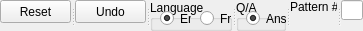
     <widget class="QSplitter" name="splitter">
      <property name="minimumSize">
       <size>
        <width>0</width>
        <height>31</height>
       </size>
      </property>
      <property name="maximumSize">
       <size>
        <width>16777215</width>
        <height>23</height>
       </size>
      </property>
      <property name="orientation">
       <enum>Qt::Horizontal</enum>
      </property>
      <widget class="QPushButton" name="resetButton">
       <property name="maximumSize">
        <size>
         <width>71</width>
         <height>23</height>
        </size>
       </property>
       <property name="mouseTracking">
        <bool>false</bool>
       </property>
       <property name="autoFillBackground">
        <bool>false</bool>
       </property>
       <property name="text">
        <string>Reset</string>
       </property>
      </widget>
      <widget class="QPushButton" name="undoButton">
       <property name="maximumSize">
        <size>
         <width>71</width>
         <height>23</height>
        </size>
       </property>
       <property name="text">
        <string>Undo</string>
       </property>
      </widget>
      <widget class="QGroupBox" name="groupBox">
       <property name="sizePolicy">
        <sizepolicy hsizetype="Maximum" vsizetype="Maximum">
         <horstretch>0</horstretch>
         <verstretch>0</verstretch>
        </sizepolicy>
       </property>
       <property name="maximumSize">
        <size>
         <width>131</width>
         <height>31</height>
        </size>
       </property>
       <property name="title">
        <string>Language</string>
       </property>
       <widget class="QRadioButton" name="EnRadioButton">
        <property name="geometry">
         <rect>
          <x>10</x>
          <y>10</y>
          <width>31</width>
          <height>17</height>
         </rect>
        </property>
        <property name="text">
         <string>En</string>
        </property>
        <property name="checked">
         <bool>true</bool>
        </property>
       </widget>
       <widget class="QRadioButton" name="FrRadioButton">
        <property name="geometry">
         <rect>
          <x>50</x>
          <y>10</y>
          <width>31</width>
          <height>17</height>
         </rect>
        </property>
        <property name="text">
         <string>Fr</string>
        </property>
       </widget>
       <widget class="QRadioButton" name="DeRadioButton">
        <property name="geometry">
         <rect>
          <x>90</x>
          <y>10</y>
          <width>31</width>
          <height>17</height>
         </rect>
        </property>
        <property name="text">
         <string>De</string>
        </property>
       </widget>
      </widget>
      <widget class="QGroupBox" name="groupBox_2">
       <property name="sizePolicy">
        <sizepolicy hsizetype="Maximum" vsizetype="Maximum">
         <horstretch>0</horstretch>
         <verstretch>0</verstretch>
        </sizepolicy>
       </property>
       <property name="maximumSize">
        <size>
         <width>161</width>
         <height>31</height>
        </size>
       </property>
       <property name="title">
        <string>Q/A</string>
       </property>
       <widget class="QRadioButton" name="radioButton">
        <property name="geometry">
         <rect>
          <x>10</x>
          <y>10</y>
          <width>82</width>
          <height>17</height>
         </rect>
        </property>
        <property name="text">
         <string>Answers</string>
        </property>
        <property name="checked">
         <bool>true</bool>
        </property>
       </widget>
       <widget class="QRadioButton" name="questionToggle">
        <property name="geometry">
         <rect>
          <x>80</x>
          <y>10</y>
          <width>82</width>
          <height>17</height>
         </rect>
        </property>
        <property name="text">
         <string>Questions</string>
        </property>
       </widget>
      </widget>
      <widget class="QLabel" name="label">
       <property name="maximumSize">
        <size>
         <width>47</width>
         <height>13</height>
        </size>
       </property>
       <property name="text">
        <string>Pattern #:</string>
       </property>
      </widget>
      <widget class="QLineEdit" name="patternNumInput">
       <property name="maximumSize">
        <size>
         <width>31</width>
         <height>20</height>
        </size>
       </property>
      </widget>
     </widget>
